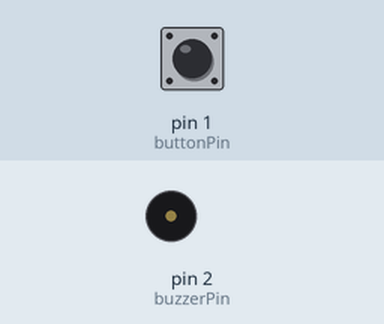
Recording of a sketch running on a simulated Arduino Uno, built with avr-gcc and run on an emulated ATmega328P. On the bench: buzzer (waves = sounding, pin HIGH). Inputs (shaded band) come from the test bench; at power-on: pin 1 (buttonPin) LOW.

Above: at 1.2 s.
1.3 s: pin 1 (buttonPin) pulled HIGH for 0.15 s
At 1.37 s:
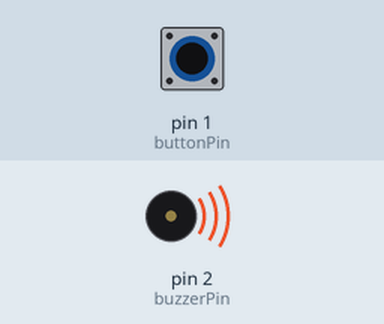
2.9 s: pin 1 (buttonPin) pulled HIGH for 3.2 s
At 6.7 s:
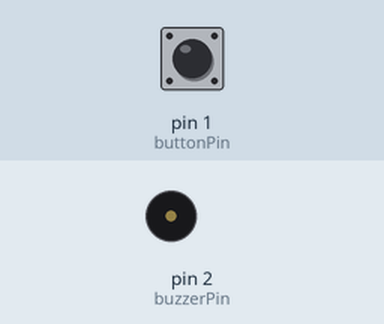
Timing chart, 0 to 8.2 s (numbered marks = the images above; inputs shaded):
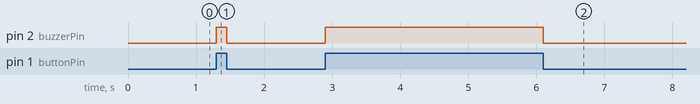

Measured:
- after the input at 1.3 s, pin 2 (buzzerPin): LOW → HIGH at once, → LOW 0.15 s later
- after the input at 2.9 s, pin 2 (buzzerPin): LOW → HIGH at once, → LOW 3.2 s later

The sketch:

BuzzerCode.ino
```cpp
int buttonPin = 1;
int buzzerPin = 2;
void setup()
{
 pinMode(buttonPin,INPUT);//set button as digital input
 pinMode(buzzerPin,OUTPUT);//as buzzer as digital output
}
void loop()
{
 if(digitalRead(buttonPin))//check button is pressed or not
 {
 digitalWrite(buzzerPin,HIGH);//pressed，then buzzer buzzes
 }
 else
 {
 digitalWrite(buzzerPin, LOW);//not pressed，then buzzer remains silent
 }
}
```
